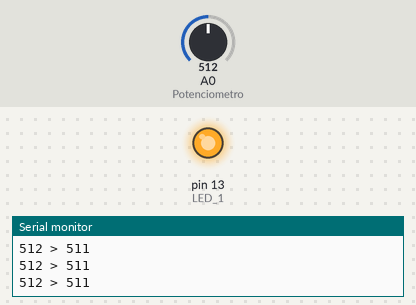
Bench run of a sketch on a simulated Arduino Uno, built with avr-gcc and run on an emulated ATmega328P. Shown: output pins drawn as LEDs (lit = HIGH), the last lines printed to the serial monitor. The inputs (shaded band) are chosen by the test bench; at power-on: A0 (Potenciometro) = 512.

Above: at 1.2 s.
1.3 s: A0 (Potenciometro) set to 498
At 1.8 s:
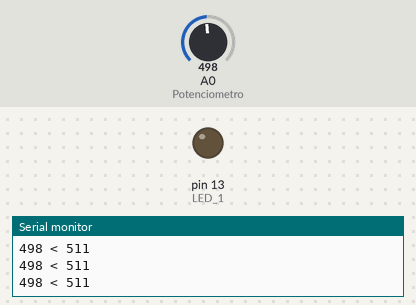
2.8 s: A0 (Potenciometro) set to 716
At 3.2 s:
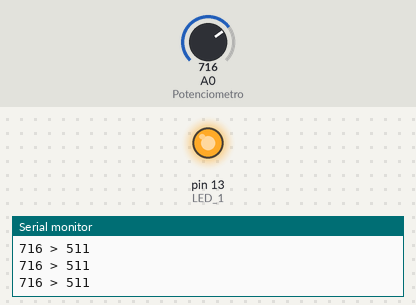
4.3 s: A0 (Potenciometro) set to 511
At 4.6 s:
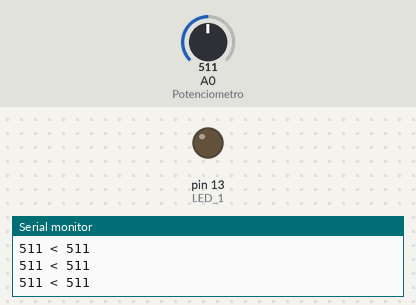
Timing chart, 0 to 7.3 s (numbered marks = the images above; inputs shaded):
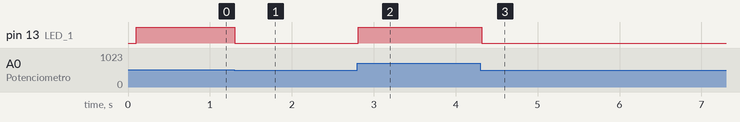

Measured:
- the behaviour switches between 512 and 511 on A0 (Potenciometro) (found by bisection; images 0 and 1)
- after the input at 1.3 s, pin 13 (LED_1): HIGH → LOW at once
- after the input at 2.8 s, pin 13 (LED_1): LOW → HIGH at once
- after the input at 4.3 s, pin 13 (LED_1): HIGH → LOW at once

The sketch:

_ex2_Potenciometro_LED.ino
```cpp
/* ------------Entradas Analógicas--------------
 *  2)Considere 1 LED no pino 13.
 *  Faça com que esse LED acenda quando o valor do potenciômetro for maior que 50%,
 *  e apague caso contrário.
 *
 */

const byte Potenciometro = A0; // Potenciômetro conectado à entrada Analógica 0
byte LED_1 = 13;
                              // OBS: Entradas Analógicas não precisam do pinMode
void setup() {
  Serial.begin(9600); //Inicia o monitor Serial
  pinMode(LED_1, OUTPUT);
}

void loop() {
  delay(100); //Tempo para os dados serem processados mais facilmente
  int valor_potenmetro = analogRead(Potenciometro); //Leitura do valor potenciomentro armazenado na variável
  int metade_valor = 1023 / 2; //Encontrar 50% do valor lido pelo arduino
  if(valor_potenmetro > metade_valor){ //Se for maior que 50% então...
    digitalWrite(LED_1, HIGH); //Liga o LED
    //----TABELINHA DOS VALORES DO POTENCIOMETRO-----
    //Fazer uma tabela visualmente bonita
    Serial.print(valor_potenmetro);
    Serial.print(" > ");
    Serial.println(metade_valor);
  }
  else{ //Senão ...
    digitalWrite(LED_1, LOW); //Desliga o LED
    //----TABELINHA DOS VALORES DO POTENCIOMETRO-----
    //Fazer uma tabela visualmente bonita
    Serial.print(valor_potenmetro);
    Serial.print(" < ");
    Serial.println(metade_valor);
 }

}
```
